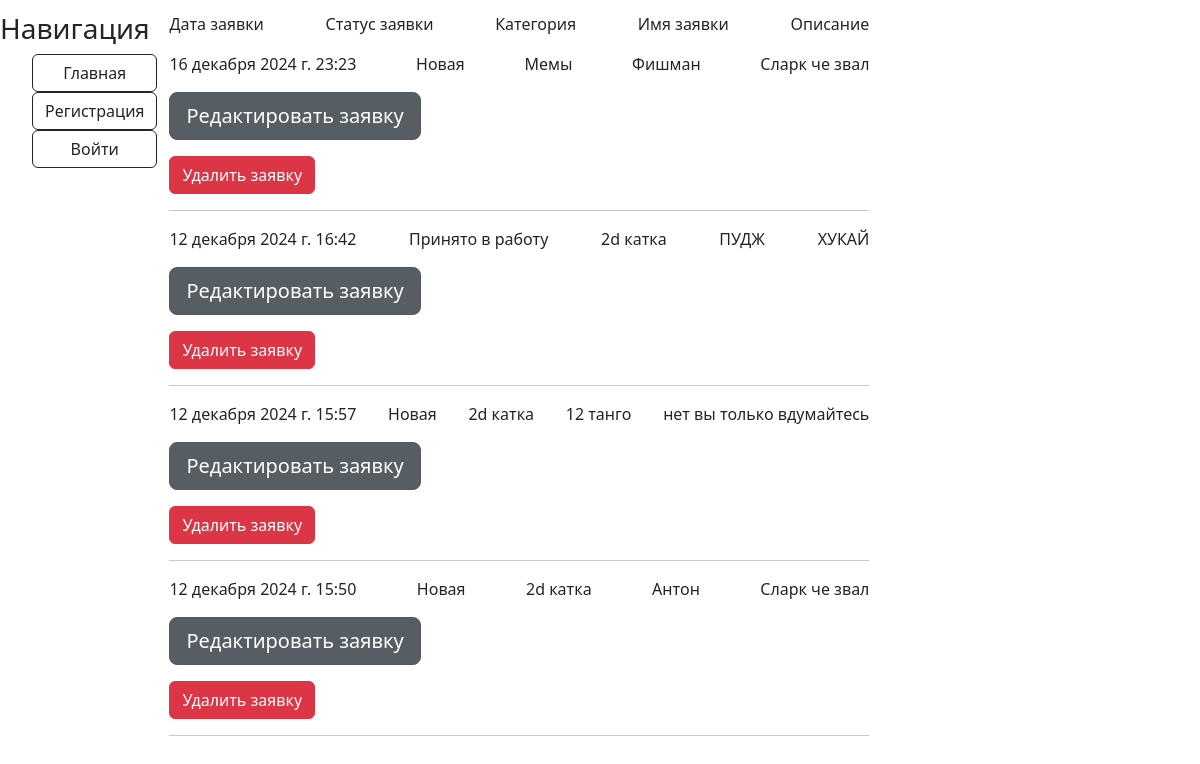
Page /app_list/ on the earlier database version.
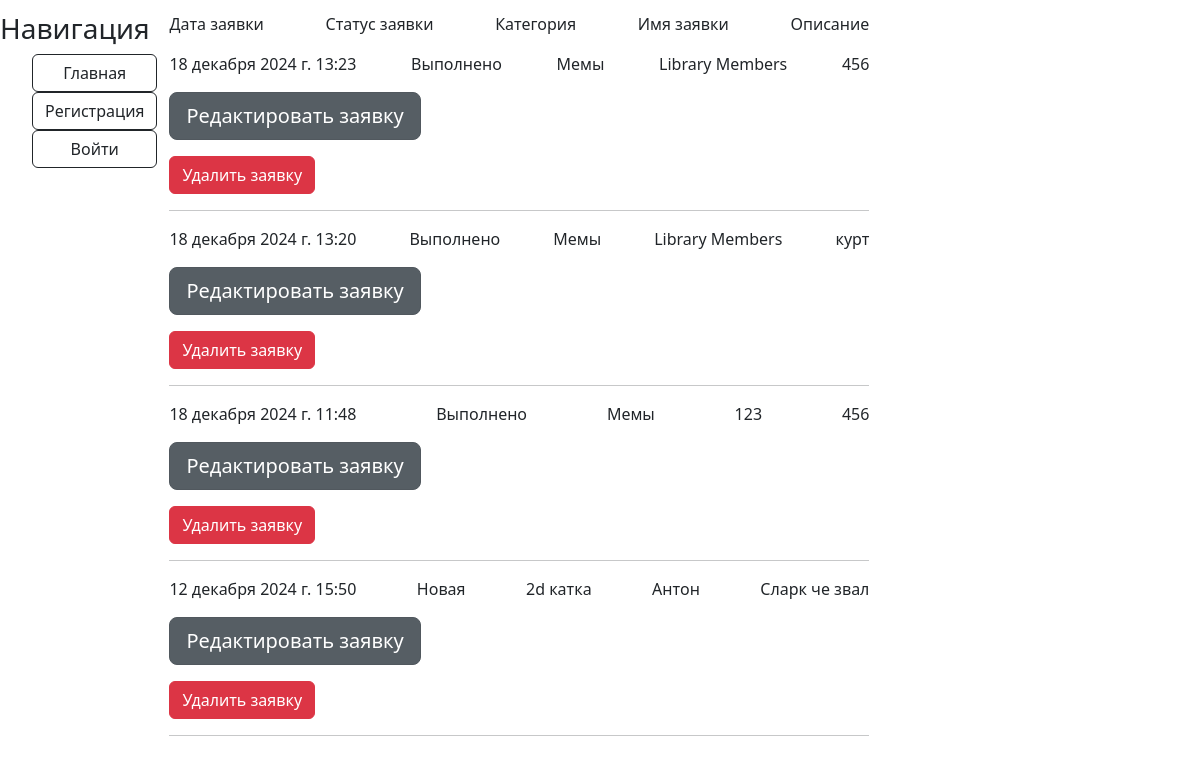
Same page on the later database version.
### accounts/models.py (models this page shows, shortened)
class Aplication(models.Model):
    user = models.ForeignKey(User, on_delete=models.CASCADE, verbose_name='Пользователь', null=True)
    name = models.CharField(max_length=250, verbose_name='Название', null=False, blank=False)
    description = models.CharField(max_length=250, verbose_name='Описание', null=False, blank=False)
    Category = models.ForeignKey(Category, verbose_name='Категория', blank=False, null=False,
                                 on_delete=models.CASCADE)
    photo_file = models.ImageField(verbose_name='Фото 1', upload_to='photo', blank=True,
                                   validators=[
                                       FileExtensionValidator(allowed_extensions=['png', 'jpg', 'jpeg', 'bmp'])])
    photo_file2 = models.ImageField(verbose_name='Фото 2', upload_to='photo', blank=True,
                                    validators=[
                                        FileExtensionValidator(allowed_extensions=['png', 'jpg', 'jpeg', 'bmp'])])
    photo_file3 = models.ImageField(verbose_name='Фото 3', upload_to='photo', blank=True,
                                    validators=[
                                        FileExtensionValidator(allowed_extensions=['png', 'jpg', 'jpeg', 'bmp'])])
    date = models.DateTimeField(verbose_name='Дата заявки', auto_now_add=True)
    status = models.CharField(max_length=250, verbose_name='Статус', choices=[
        ('new', 'Новая'),
        ('done', 'Выполнено'),
        ('haired', 'Принято в работу')
    ], default='new')
    comment = models.CharField(max_length=250, verbose_name='Комментарий', blank=True)
    photo_fileReady = models.ImageField(verbose_name='Фото готовой заявки', upload_to='photo', blank=True,
                                    validators=[
                                        FileExtensionValidator(allowed_extensions=['png', 'jpg', 'jpeg', 'bmp'])])
    photo_fileReady2 = models.ImageField(verbose_name='Фото готовой заявки', upload_to='photo', blank=True,
                                        validators=[
                                            FileExtensionValidator(allowed_extensions=['png', 'jpg', 'jpeg', 'bmp'])])
    photo_fileReady3 = models.ImageField(verbose_name='Фото готовой заявки', upload_to='photo', blank=True,
                                        validators=[
                                            FileExtensionValidator(allowed_extensions=['png', 'jpg', 'jpeg', 'bmp'])])

class Category(models.Model):
    name = models.CharField(max_length=250, verbose_name='Название', unique=True, blank=False)
    def __str__(self):
        return self.name

### accounts/views.py (the view)
# urls.py: path('app_list/', admin_app, name='app_list'),
def admin_app(request):
    if (request.method == 'POST'):
        form = AppListFormFilter(request.POST)
        if form.is_valid():
            status = form.cleaned_data['status']
            if status != 'all':
                queryset = Aplication.objects.filter(status=status).order_by('-date')
            else:
                form = AppListFormFilter()
                queryset = Aplication.objects.order_by('-date')
    else:
        form = AppListFormFilter()
        queryset = Aplication.objects.order_by('-date')
    return render(request, 'app_list.html', context={'form': form, 'queryset': queryset})

### accounts/templates/app_list.html (shortened to what this page needs)
{% extends 'index.html' %}
{% block content %}
<div style="width: 700px;">
    <div style="display: flex; justify-content: space-between;">
        <p>Дата заявки</p>
        <p>Статус заявки</p>
        <p>Категория</p>
        <p>Имя заявки</p>
        <p>Описание</p>
    </div>
    {% for i in queryset %}
        <div style="display: flex; justify-content: space-between;">
            <p>{{ i.date }}</p>
            <p>{{ i.get_status_display}}</p>
            <p>{{ i.Category }}</p>
            <p>{{ i.name }}</p>
            <p>{{ i.description }}</p>
        </div>
        <p><a class="btn btn-secondary btn-lg active" href="{% url 'handle' i.id %}">Редактировать заявку</a></p>
        <button type="submit" class="btn btn-danger" id="btn_{{i.id}}" onclick="Btn('{{ i.id }}')">Удалить заявку</button>
        <hr>
</div>
    {% endfor %}
{% endblock %}

### accounts/templates/index.html (shortened to what this page needs)
<!doctype html>
<html lang="en">
<head>
    <link rel="stylesheet" href="https://cdn.jsdelivr.net/npm/bootstrap@5.3.2/dist/css/bootstrap.min.css"
>
    <link rel="stylesheet" href="">
    <link rel="stylesheet" href="">
</head>
<body style="display: flex; margin-top: 1%">
    <aside style="max-width: 300px; margin-right: 1%">
        <h3>Навигация</h3>
        <ul style="list-style-type: none; display: flex; flex-direction: column;">
            <a href="{% url 'home' %}" class="btn btn-outline-dark"><li>Главная</li></a>
            {% if user.is_authenticated %}
            <a href="{% url 'profile' 'all' %}" class="btn btn-outline-dark"><li>Профиль</li></a>
            <a href="{% url 'app_add' %}" class="btn btn-outline-dark"><li>Создать заявку</li></a>
            <form action="{% url 'logout' %}" method="post">
                {% csrf_token %}
                <button type="submit" class="btn btn-outline-dark">Выйти</button>
            </form>
            {% else %}
            <a href="{% url 'registration' %}" class="btn btn-outline-dark"><li>Регистрация</li></a>
            <a href="{% url 'login' %}" class="btn btn-outline-dark"><li>Войти</li></a>
            {% endif %}
        </ul>
    </aside>
    <main>
        {% block content%}{% endblock%}
    </main>
</body>
</html>

Differences in the rows shown:
removed Aplication: date "16 декабря 2024 г. 23:23", status "Новая", Category "Мемы", name "Фишман", description "Сларк че звал"
removed Aplication: date "12 декабря 2024 г. 16:42", status "Принято в работу", Category "2d катка", name "ПУДЖ", description "ХУКАЙ"
removed Aplication: date "12 декабря 2024 г. 15:57", status "Новая", Category "2d катка", name "12 танго", description "нет вы только вдумайтесь"
added Aplication: date "18 декабря 2024 г. 13:23", status "Выполнено", Category "Мемы", name "Library Members", description "456"
added Aplication: date "18 декабря 2024 г. 13:20", status "Выполнено", Category "Мемы", name "Library Members", description "курт"
added Aplication: date "18 декабря 2024 г. 11:48", status "Выполнено", Category "Мемы", name "123", description "456"
